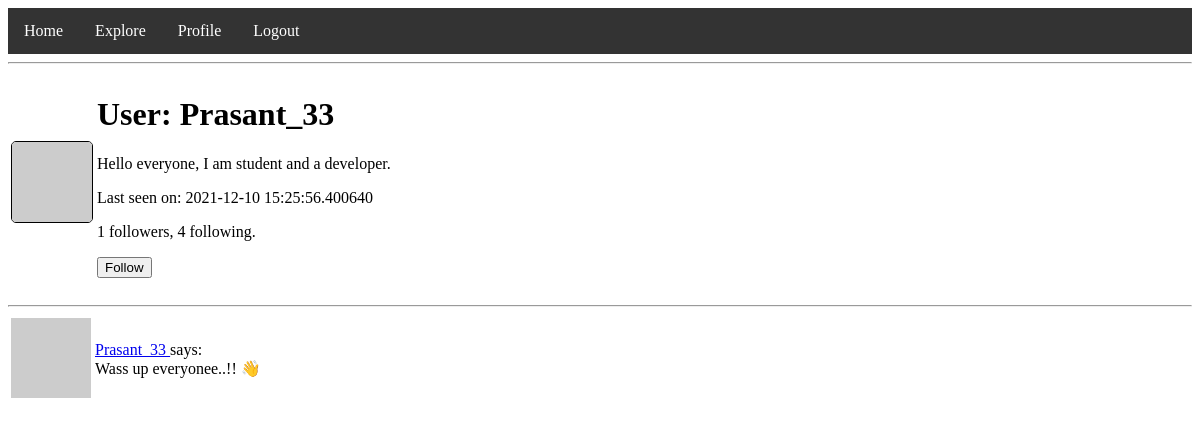
/user/Prasant_33 (signed in), run on the app's committed database.
### app/models.py (models this page shows, shortened)
class User(UserMixin, db.Model):
    id = db.Column(db.Integer, primary_key=True)
    username = db.Column(db.String(64), index=True, unique=True)
    email = db.Column(db.String(120), index=True, unique=True)
    password_hash = db.Column(db.String(128))
    posts = db.relationship('Post', backref='author', lazy='dynamic')
    about_me = db.Column(db.String(140))
    last_seen = db.Column(db.DateTime, default=datetime.utcnow)
    def avatar(self, size):
        digest = md5(self.email.lower().encode('utf-8')).hexdigest()
        return 'https://www.gravatar.com/avatar/{}?d=identicon&s={}'.format(digest, size)
    followed = db.relationship(
        'User', secondary=followers,
        primaryjoin=(followers.c.follower_id == id),
        secondaryjoin=(followers.c.followed_id == id),
        backref=db.backref('followers', lazy='dynamic'), lazy='dynamic')
    def is_following(self, user):
        return self.followed.filter(
            followers.c.followed_id == user.id).count() > 0

class Post(db.Model):
    id = db.Column(db.Integer, primary_key=True)
    body = db.Column(db.String(180))
    timestamp = db.Column(db.DateTime, index=True, default=datetime.utcnow)
    user_id = db.Column(db.Integer, db.ForeignKey('user.id'))

### app/routes.py (the view)
@app.route('/user/<username>')
@login_required
def user(username):
    user = User.query.filter_by(username=username).first_or_404()
    page = request.args.get('page', 1, type=int)
    posts = user.posts.order_by(Post.timestamp.desc()).paginate(
        page, app.config['POSTS_PER_PAGE'], False)
    next_url = url_for('user', username=user.username, page=posts.next_num) \
        if posts.has_next else None
    prev_url = url_for('user', username=user.username, page=posts.prev_num) \
        if posts.has_prev else None
    form = EmptyForm()
    return render_template('user.html', user=user, posts=posts.items,
                           next_url=next_url, prev_url=prev_url, form=form)

### app/forms.py
class EmptyForm(FlaskForm):
    submit = SubmitField('Submit')

### app/models.py (called while the page is built)
@login.user_loader
def load_user(id):
    return User.query.get(int(id))

### app/routes.py (called while the page is built)
@app.before_request
def before_request():
    if current_user.is_authenticated:
        current_user.last_seen = datetime.utcnow()
        db.session.commit()

### app/templates/user.html (shortened to what this page needs)
{% extends "base.html" %}
{% block content %}
    <table>
        <tr valing='top'>
            <td><img class="img-profile" src=" {{ user.avatar(128) }}  " alt="User avatar"></td>
            <td>
                <h1>User: {{ user.username }} </h1>
                {% if user.about_me %} <p>{{ user.about_me }} </p> {% endif %}
                {% if user.last_seen %} <p>Last seen on: {{ user.last_seen }} </p> {% endif %}
                <p>{{ user.followers.count() }} followers, {{ user.followed.count() }} following. </p>
                {% if user == current_user %}
                <p><a href=" {{ url_for('edit_profile') }}  ">Edit your profile</a></p>
                {% elif not current_user.is_following(user) %}
                <p>
                    <form action="{{ url_for('follow', username=user.username) }}" method="POST">
                        {{ form.submit(value='Follow') }}
                    </form>
                </p>
                {% endif %}
            </td>
        </tr>
    </table>
    <hr>
    {% for post in posts %}
        {% include '_post.html' %}
    {% endfor %}
{% endblock %}

### app/templates/_post.html
<table>
    <tr valing='top'>
        <td><img src="{{ post.author.avatar(36) }} " alt="user avatar"></td>
        <td>
            <a href="{{ url_for('user', username=post.author.username) }}  ">
            {{ post.author.username }}
            </a>
            says: <br> {{ post.body }}
        </td>
    </tr>
</table>

### app/static/style.css (style rules this page uses)
.img-profile { border: 1px solid black; border-radius: 5px; position: relative; }

### data on the page
User: username "Prasant_33", about_me "Hello everyone, I am student and a developer.", last_seen "2021-12-10 15:25:56.400640"
Post: author.username "Prasant_33", body "Wass up everyonee..!! 👋"

### other printed values
{{ user.followers.count() }} "1"
{{ user.followed.count() }} "4"
